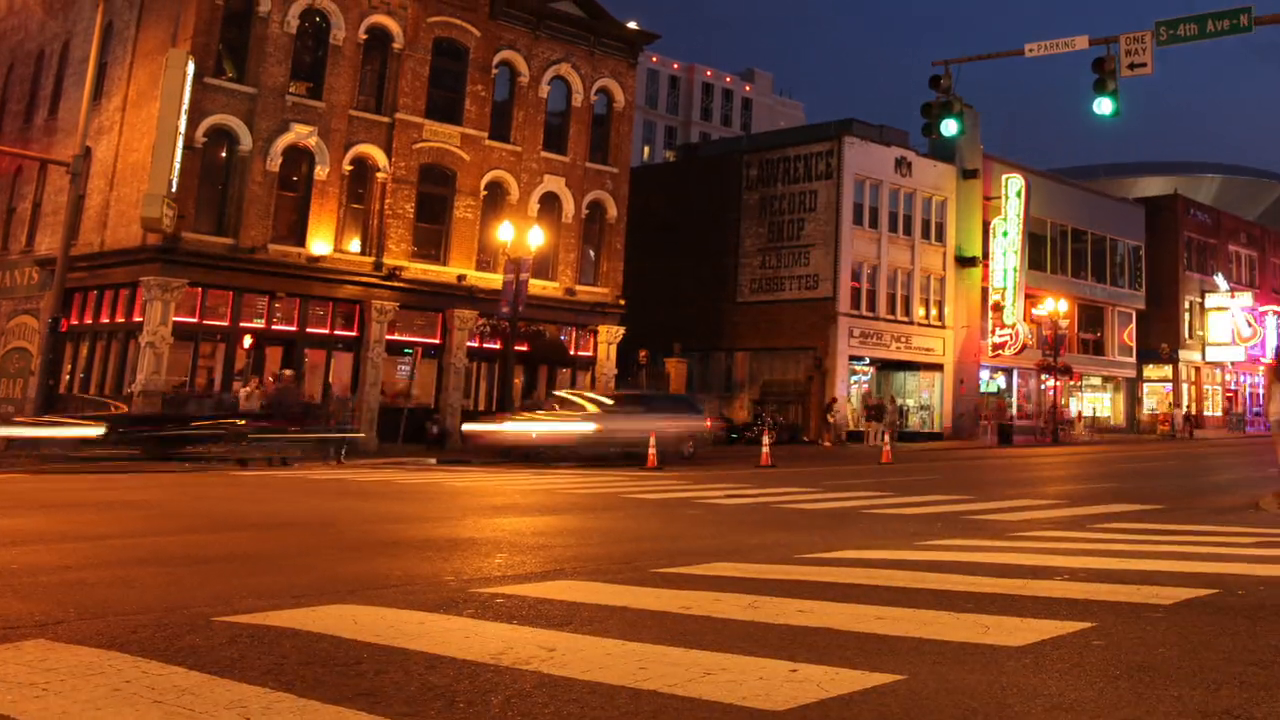
#> input picture frame 14 of 04.mp4, 1280 x 720 px
$ python main4.py
#> lines starting #> are read from the running program, lines starting #| are printed output that depends on the picture; after the words box and inside, x2 and y2 are one past the last pixel; in counts of white or black regions, pixels touching at a corner belong together
import cv2

# 동영상 불러오기
cap = cv2.VideoCapture('04.mp4')
# 웹캠 연동
# cap = cv2.VideoCapture(0)

while True:
    ret, img = cap.read()
#> img is the input picture: shape (720, 1280, 3); mean B, G, R 35.2, 62.5, 120.5

    if ret == False:
        break

    cv2.rectangle(img, pt1=(721, 183), pt2=(878, 465), color=(255, 0, 0), thickness=2)
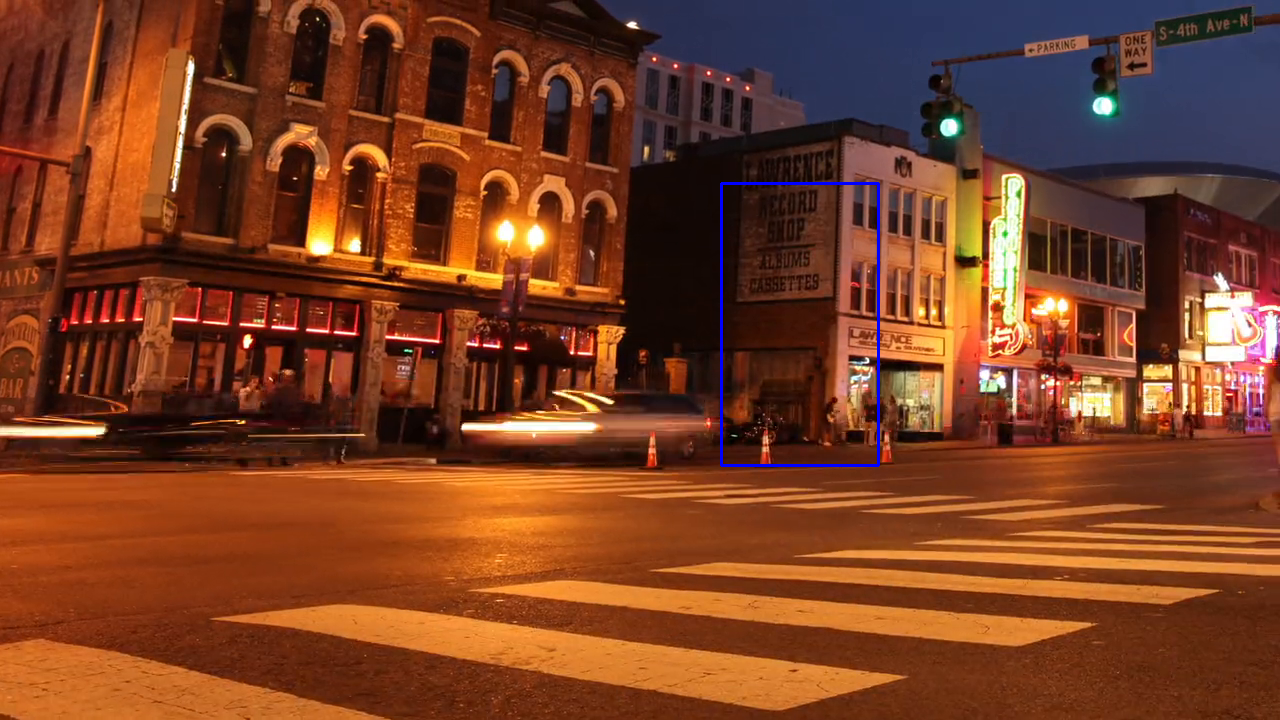
#> img: shape (720, 1280, 3); 0.29% of pixels changed, all inside (x1, y1, x2, y2) = (720, 182, 880, 467)

    img = cv2.cvtColor(img,cv2.COLOR_BGR2GRAY)
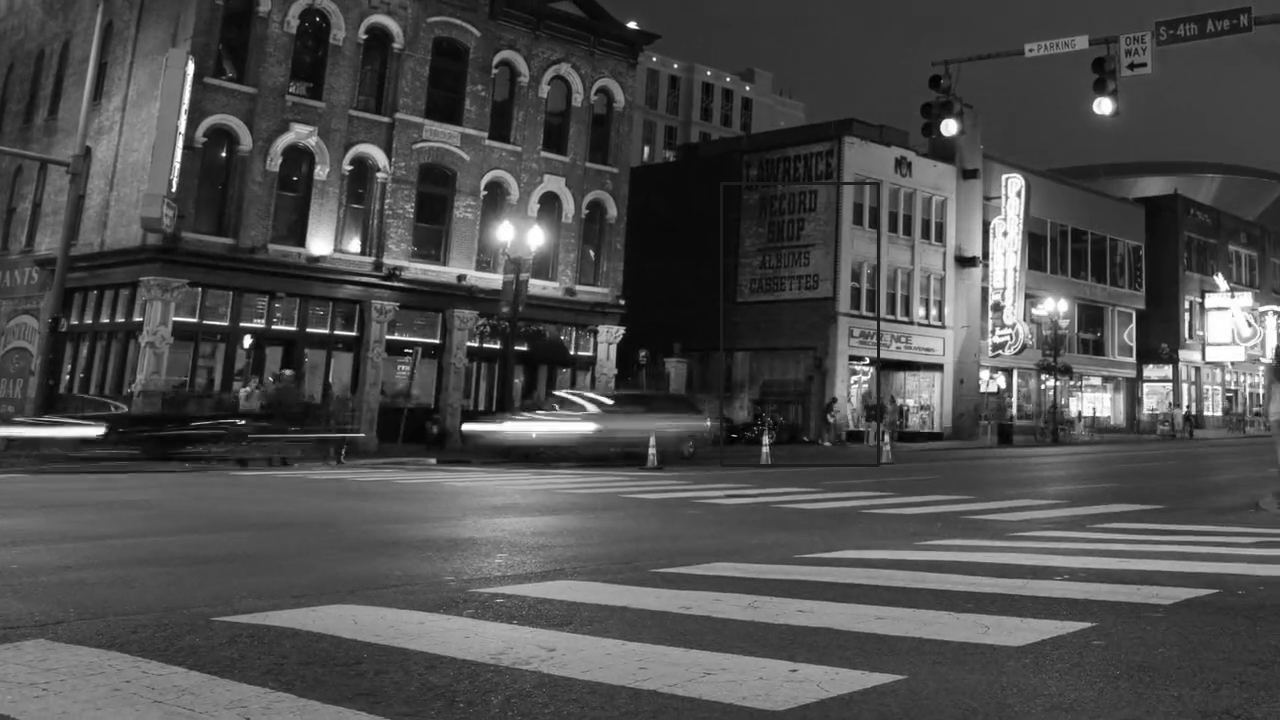
#> img: shape (720, 1280); min 0, max 255, mean 76.7

    img = cv2.resize(img, dsize=(640,360))
#> img: shape (360, 640)

    # 이미지 자르기
    # img = img[100:200,150:250]

    cv2.imshow('result', img)

    if cv2.waitKey(100) == ord('q'):
#> (key q is pressed here)
        break

$ run again, starting later in the video
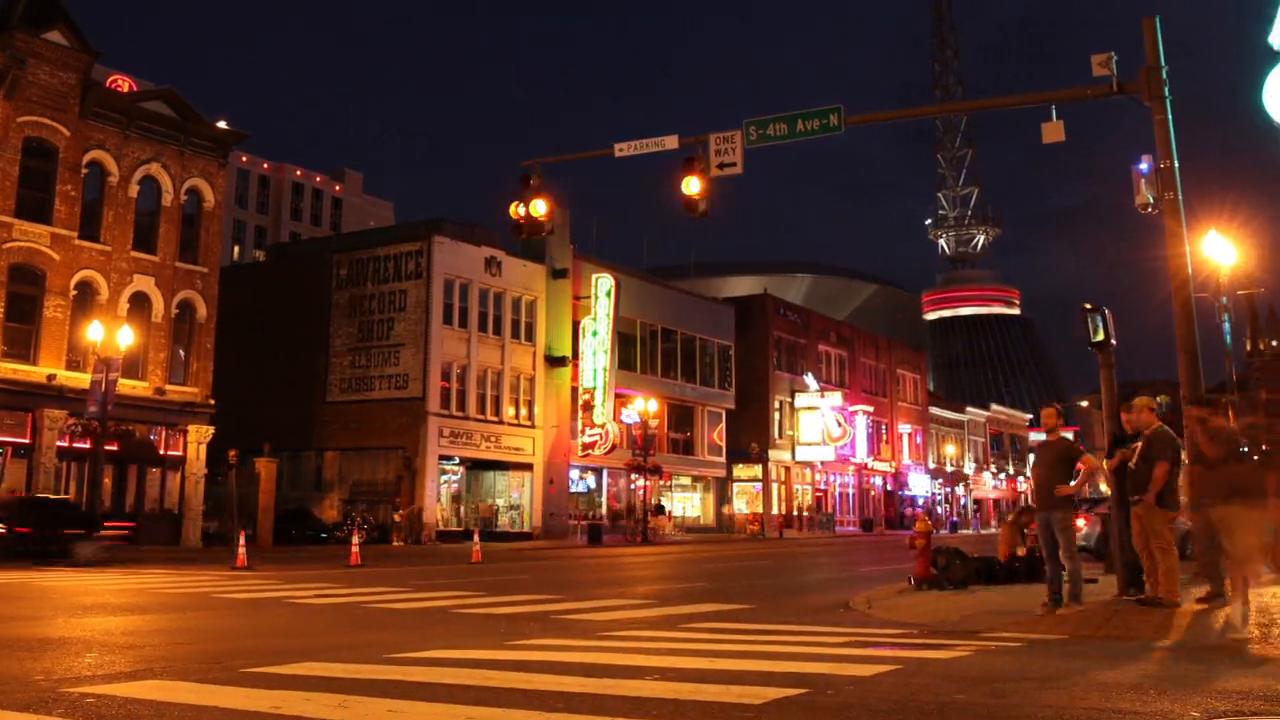
#> input picture frame 115 of 04.mp4, 1280 x 720 px
#> img is the input picture: shape (720, 1280, 3); mean B, G, R 31, 48.3, 91.9
#> `cv2.rectangle(img, pt1=(721, 183), pt2=(878, 465), color=(255, 0, 0), ..`:
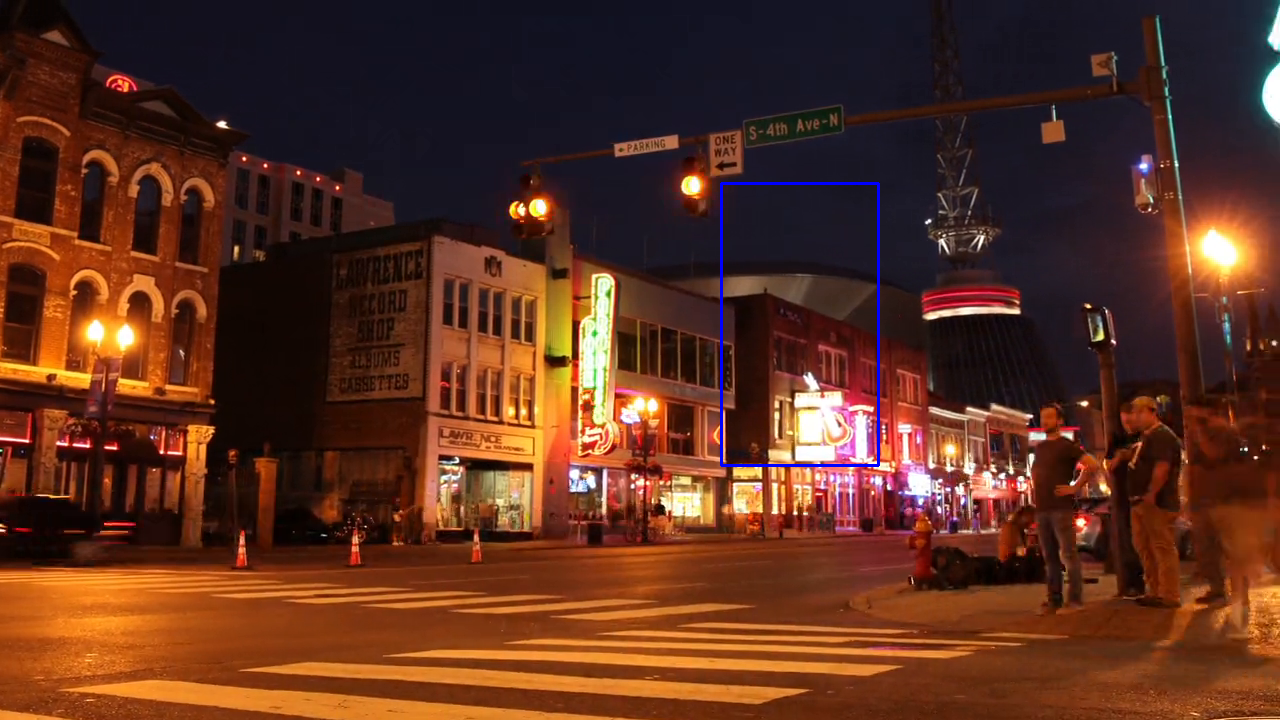
#> img: shape (720, 1280, 3); 0.29% of pixels changed, all inside (x1, y1, x2, y2) = (720, 182, 880, 467)
#> `img = cv2.cvtColor(img,cv2.COLOR_BGR2GRAY)`:
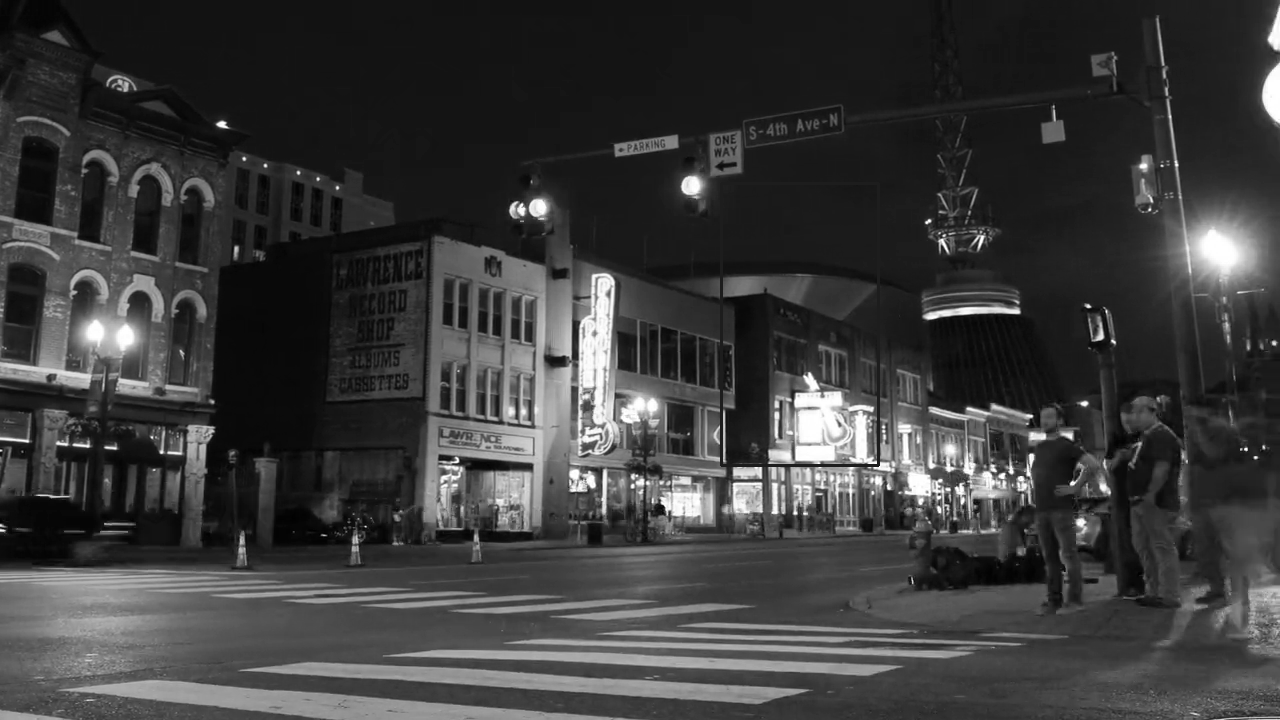
#> img: shape (720, 1280); min 0, max 255, mean 59.3
